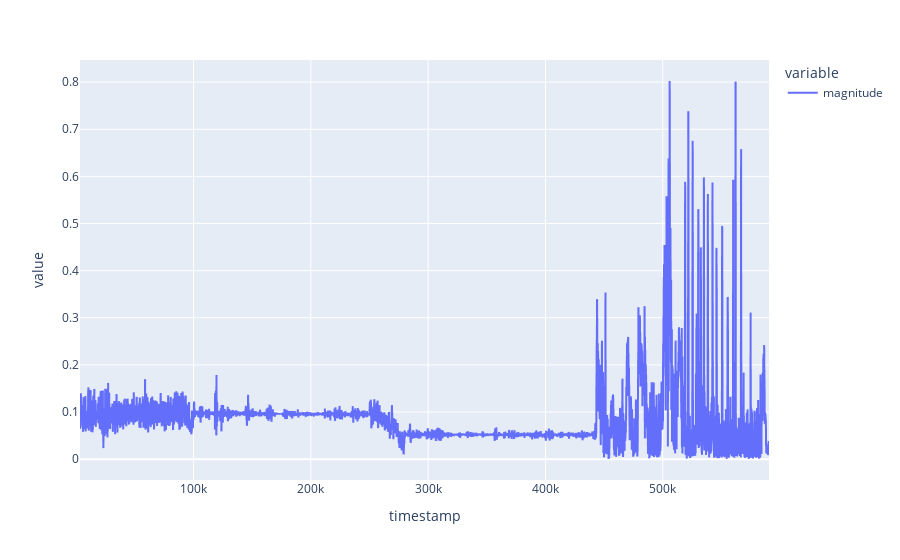

Here is the notebook cell this chart was saved with:
### Code cell
px.line(accel_filtered.magnitude)

### Figure 1 — Plotly figure (JSON) as saved in the notebook; plotly's stock layout.template omitted (floating-point values rounded to 4 significant figures; data arrays with more than 128 entries replaced by an {"elided": "..."} marker saying what was removed)
{"data": [{"hovertemplate": "variable=magnitude<br>timestamp=%{x}<br>value=%{y}<extra></extra>", "legendgroup": "magnitude", "line": {"color": "#636efa", "dash": "solid"}, "marker": {"symbol": "circle"}, "mode": "lines", "name": "magnitude", "showlegend": true, "type": "scattergl", "x": {"elided": "58560 int values"}, "xaxis": "x", "y": {"elided": "58560 float values"}, "yaxis": "y"}], "layout": {"legend": {"title": {"text": "variable"}, "tracegroupgap": 0}, "margin": {"t": 60}, "xaxis": {"anchor": "y", "domain": [0, 1], "title": {"text": "timestamp"}}, "yaxis": {"anchor": "x", "domain": [0, 1], "title": {"text": "value"}}}}
